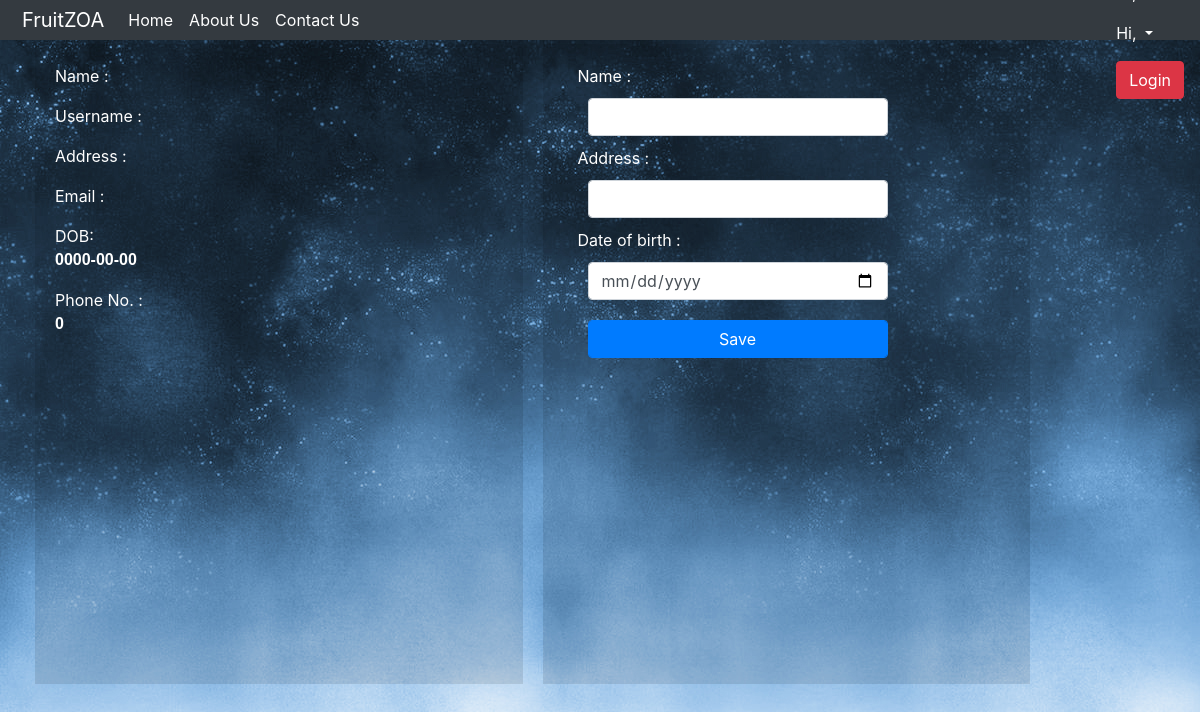
Page /Userinfo.php on the earlier database version.
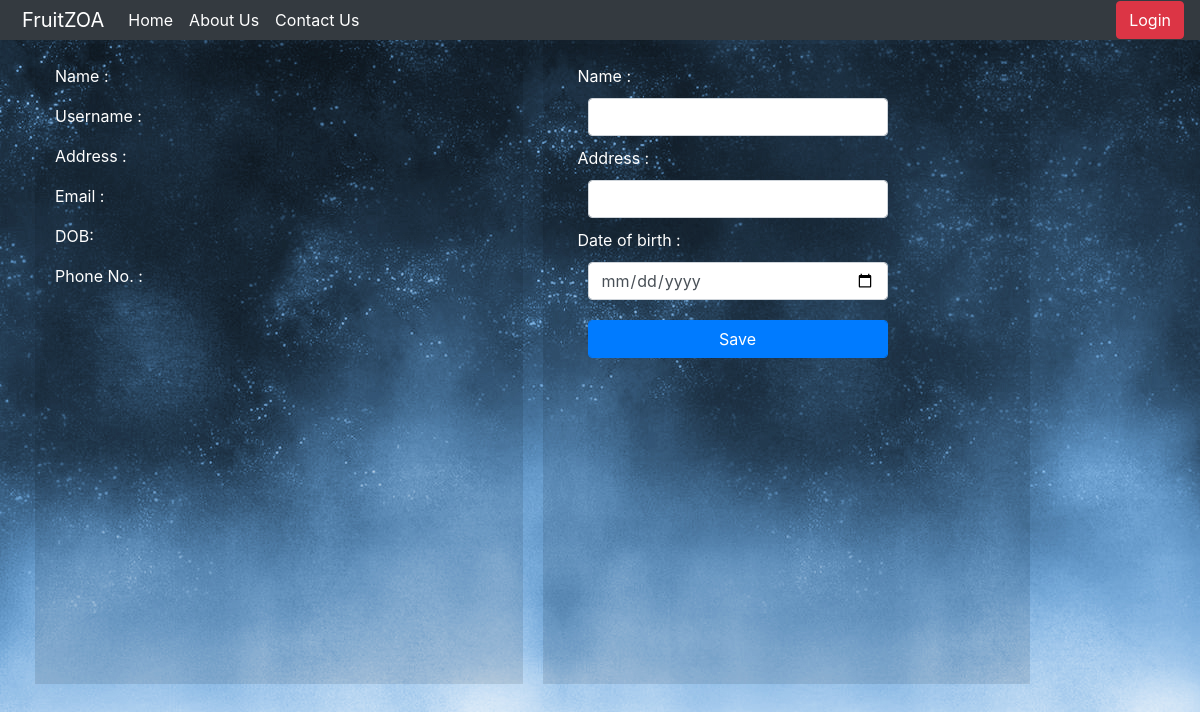
Same page on the later database version.
### tables this page shows
CREATE TABLE `u_registration` (
  `id` int(11) NOT NULL,
  `Username` varchar(15) NOT NULL,
  `Passwords` varchar(20) NOT NULL,
  `C_Name` text NOT NULL,
  `Address` varchar(50) NOT NULL,
  `email` varchar(40) NOT NULL,
  `DOB` date NOT NULL,
  `Gender` text NOT NULL,
  `Age` int(10) NOT NULL,
  `Phone_no` varchar(12) NOT NULL,
  `date` date NOT NULL
);

### Userinfo.php (the view, shortened to what this page needs)
<?php
include("navbar.php");
?>
<html>
<head>
</head>
<body>
	<br>
	<div class="container-fluid col-md-12">
		<div class="container col-md-5">
			<?php
			require_once("DB_controller.php");
			$user=$_SESSION['login'];
			$query="select * from u_registration where Username='$user'";
			$sql = mysqli_query($link,$query);
			$rows = mysqli_fetch_array($sql);
		?>
			<lable>Name : </lable><p id="data"><?php echo$rows[3] ?></p>
			<lable>Username : </lable><p id="data"><?php echo$rows[1] ?></p>
			<lable>Address : </lable><p id="data"><?php echo$rows[4] ?></p>
			<lable>Email : </lable><p id="data"><?php echo$rows[5] ?></p>
			<lable>DOB: </lable><p id="data"><?php echo$rows[6] ?></p>
			<lable>Phone No. : </lable><p id="data"><?php echo $rows[9] ?></p>
		</div>
		<div class="container col-md-5" id="danger">
			<form name="container1" method="post" action="" class="form-group col-md-4">
			<lable>Name : </lable><input type="text" name="name" class="form-control">
			<lable>Address : </lable><input type="text" name="address" class="form-control">
			<lable>Date of birth : </lable><input type="date" name="dob" class="form-control">
			<button type="submit" class="form-control btn btn-primary" name="submit" onClick="save()">Save</button>
			</form>
		</div>
	</div>
</body>
</html></div>

### navbar.php (shortened to what this page needs)
<html>
<head>
</head>
<link rel="stylesheet" href="https://stackpath.bootstrapcdn.com/bootstrap/4.1.3/css/bootstrap.min.css">
<body>
	<nav class="navbar fixed-top navbar-expand-lg navbar-dark bg-dark"> <a class="navbar-brand" href="index.php">FruitZOA</a>
	  <div class="collapse navbar-collapse" id="navbarSupportedContent1">
		<ul class="navbar-nav mr-auto">
		  <li class="nav-item active"> <a class="nav-link" href="index.php">Home <span class="sr-only">(current)</span></a> </li>
		  <li class="nav-item active"> <a class="nav-link" href="aboutUs.php">About Us <span class="sr-only">(current)</span></a> </li>
		  <li class="nav-item active"> <a class="nav-link" href="ContactUs.php">Contact Us <span class="sr-only">(current)</span></a> </li>
		</ul>
		  <?php
		require_once("DB_controller.php");
		$user = $_SESSION['login'];
		$query = "SELECT * FROM u_registration WHERE Username = '$user'";
		$sql = mysqli_query($link,$query);
		while($row = mysqli_fetch_array($sql)){
			$arr = explode(' ',trim($row[3]));
	  ?>
		<div class="dropdown show log">
			<p style="color:white" id="name" class="dropdown-toggle" href="#" role="button" data-toggle="dropdown" aria-haspopup="true" aria-expanded="false">Hi,
			<?php echo $arr[0];	}?><img class="userimg" src="img/apricot.jpg">  </p>
		</div>
			<a href="loginpage.php"><button id="login" class="nav-item btn btn-danger"> Login</button></a>
		</div>
	</nav>
</body>
</html>

Differences in the rows shown:
removed u_registration: DOB "0000-00-00", Phone_no "0"
